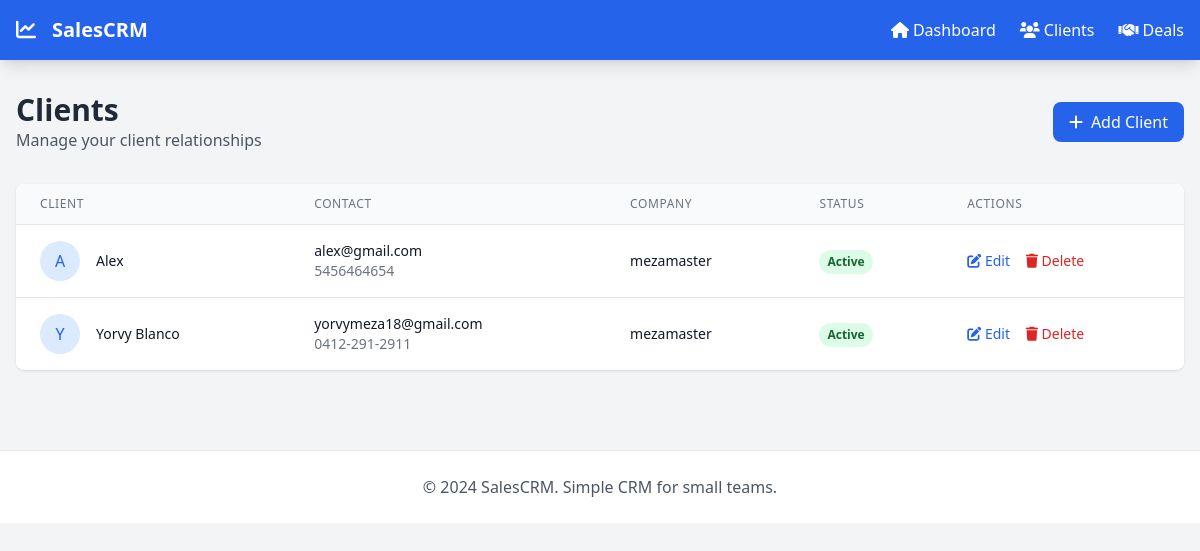
The app's page /clients with its own data.
### models.py (models this page shows)
class Client(db.Model):
    id = db.Column(db.Integer, primary_key=True)
    name = db.Column(db.String(100), nullable=False)
    email = db.Column(db.String(100), nullable=False)
    phone = db.Column(db.String(20))
    company = db.Column(db.String(100))
    status = db.Column(db.String(20), default='active')  # active, inactive
    created_at = db.Column(db.DateTime, default=datetime.utcnow)
    deals = db.relationship('Deal', backref='client', lazy=True)

### app.py (the view)
@app.route('/clients')
def clients():
    clients_list = Client.query.order_by(Client.created_at.desc()).all()
    return render_template('clients.html', clients=clients_list)

### templates/clients.html (shortened to what this page needs)
{% extends "base.html" %}
{% block content %}
<div class="flex justify-between items-center mb-8">
    <div>
        <h1 class="text-3xl font-bold text-gray-800">Clients</h1>
        <p class="text-gray-600">Manage your client relationships</p>
    </div>
    <a href="{{ url_for('new_client') }}" class="bg-blue-600 text-white px-4 py-2 rounded-lg hover:bg-blue-700 transition duration-200">
        <i class="fas fa-plus mr-2"></i>Add Client
    </a>
</div>
<div class="bg-white rounded-lg shadow overflow-hidden">
    <div class="overflow-x-auto">
        <table class="min-w-full divide-y divide-gray-200">
            <thead class="bg-gray-50">
                <tr>
                    <th class="px-6 py-3 text-left text-xs font-medium text-gray-500 uppercase tracking-wider">Client</th>
                    <th class="px-6 py-3 text-left text-xs font-medium text-gray-500 uppercase tracking-wider">Contact</th>
                    <th class="px-6 py-3 text-left text-xs font-medium text-gray-500 uppercase tracking-wider">Company</th>
                    <th class="px-6 py-3 text-left text-xs font-medium text-gray-500 uppercase tracking-wider">Status</th>
                    <th class="px-6 py-3 text-left text-xs font-medium text-gray-500 uppercase tracking-wider">Actions</th>
                </tr>
            </thead>
            <tbody class="bg-white divide-y divide-gray-200">
                {% for client in clients %}
                <tr class="hover:bg-gray-50">
                    <td class="px-6 py-4 whitespace-nowrap">
                        <div class="flex items-center">
                            <div class="flex-shrink-0 h-10 w-10 bg-blue-100 rounded-full flex items-center justify-center">
                                <span class="text-blue-600 font-medium">{{ client.name[0]|upper }}</span>
                            </div>
                            <div class="ml-4">
                                <div class="text-sm font-medium text-gray-900">{{ client.name }}</div>
                            </div>
                        </div>
                    </td>
                    <td class="px-6 py-4 whitespace-nowrap">
                        <div class="text-sm text-gray-900">{{ client.email }}</div>
                        <div class="text-sm text-gray-500">{{ client.phone or 'No phone' }}</div>
                    </td>
                    <td class="px-6 py-4 whitespace-nowrap text-sm text-gray-900">{{ client.company or '-' }}</td>
                    <td class="px-6 py-4 whitespace-nowrap">
                        <span class="inline-flex px-2 py-1 text-xs font-semibold rounded-full
                                    {% if client.status == 'active' %}bg-green-100 text-green-800
                                    {% else %}bg-red-100 text-red-800{% endif %}">
                            {{ client.status|title }}
                        </span>
                    </td>
                    <td class="px-6 py-4 whitespace-nowrap text-sm font-medium">
                        <a href="{{ url_for('edit_client', client_id=client.id) }}" class="text-blue-600 hover:text-blue-900 mr-3">
                            <i class="fas fa-edit"></i> Edit
                        </a>
                        <a href="{{ url_for('delete_client', client_id=client.id) }}" class="text-red-600 hover:text-red-900"
                           onclick="return confirm('Are you sure you want to delete this client?')">
                            <i class="fas fa-trash"></i> Delete
                        </a>
                    </td>
                </tr>
                {% else %}
                <tr>
                    <td colspan="5" class="px-6 py-4 text-center text-gray-500">
                        No clients found. <a href="{{ url_for('new_client') }}" class="text-blue-600 hover:text-blue-800">Add your first client!</a>
                    </td>
                </tr>
                {% endfor %}
            </tbody>
        </table>
    </div>
</div>
{% endblock %}

### templates/base.html (shortened to what this page needs)
<!DOCTYPE html>
<html lang="en">
<head>
    <script src="https://cdn.tailwindcss.com"></script>
    <link href="https://cdnjs.cloudflare.com/ajax/libs/font-awesome/6.0.0/css/all.min.css" rel="stylesheet">
</head>
<body class="bg-gray-100">
    <nav class="bg-blue-600 text-white shadow-lg">
        <div class="max-w-7xl mx-auto px-4">
            <div class="flex justify-between items-center py-4">
                <div class="flex items-center space-x-4">
                    <i class="fas fa-chart-line text-xl"></i>
                    <h1 class="text-xl font-bold">SalesCRM</h1>
                </div>
                <div class="flex space-x-6">
                    <a href="{{ url_for('dashboard') }}" class="hover:text-blue-200 transition duration-200">
                        <i class="fas fa-home mr-1"></i>Dashboard
                    </a>
                    <a href="{{ url_for('clients') }}" class="hover:text-blue-200 transition duration-200">
                        <i class="fas fa-users mr-1"></i>Clients
                    </a>
                    <a href="{{ url_for('deals') }}" class="hover:text-blue-200 transition duration-200">
                        <i class="fas fa-handshake mr-1"></i>Deals
                    </a>
                </div>
            </div>
        </div>
    </nav>
    <main class="max-w-7xl mx-auto px-4 py-8">
        {% block content %}{% endblock %}
    </main>
    <footer class="bg-white border-t mt-12">
        <div class="max-w-7xl mx-auto px-4 py-6">
            <p class="text-center text-gray-600">
                &copy; 2024 SalesCRM. Simple CRM for small teams.
            </p>
        </div>
    </footer>
</body>
</html>

### records on screen
Client: name "A", name "Alex", email "alex@gmail.com", phone "5456464654", company "mezamaster", status "Active"
Client: name "Y", name "Yorvy Blanco", email "yorvymeza18@gmail.com", phone "0412-291-2911", company "mezamaster", status "Active"
